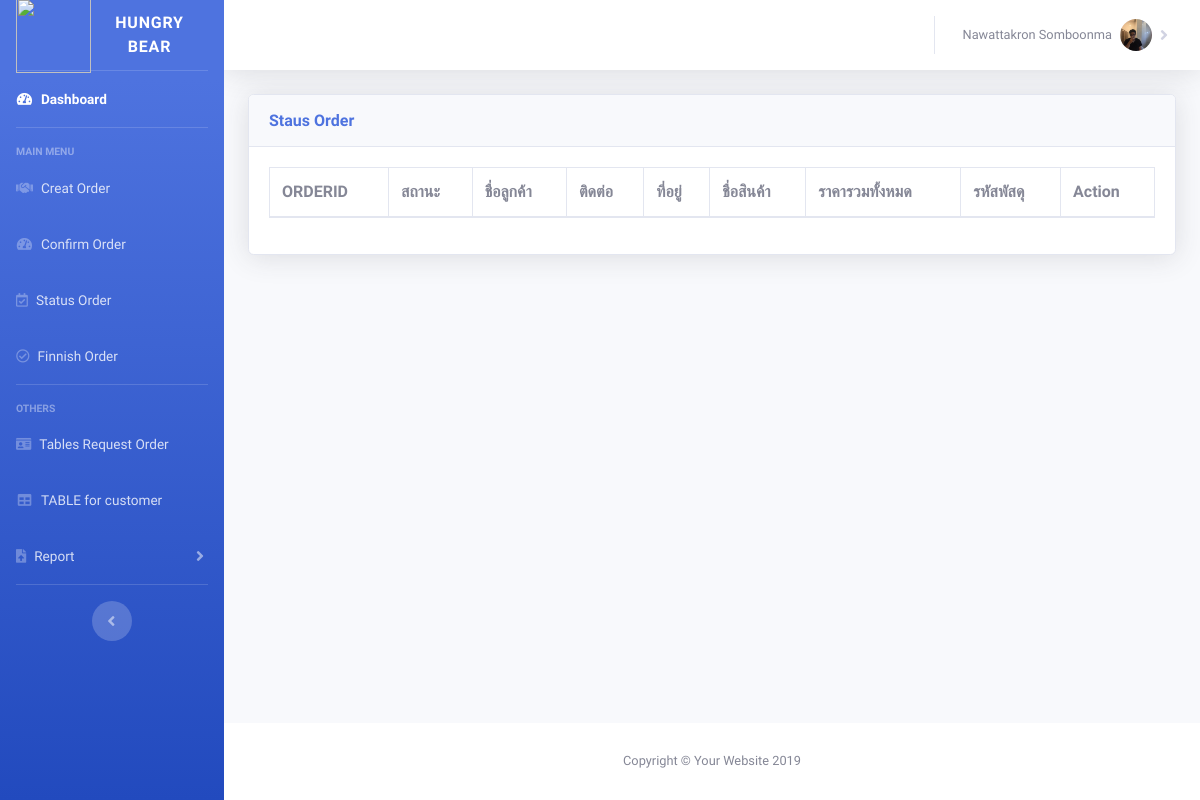
The app's page /statusorder.php, older data.
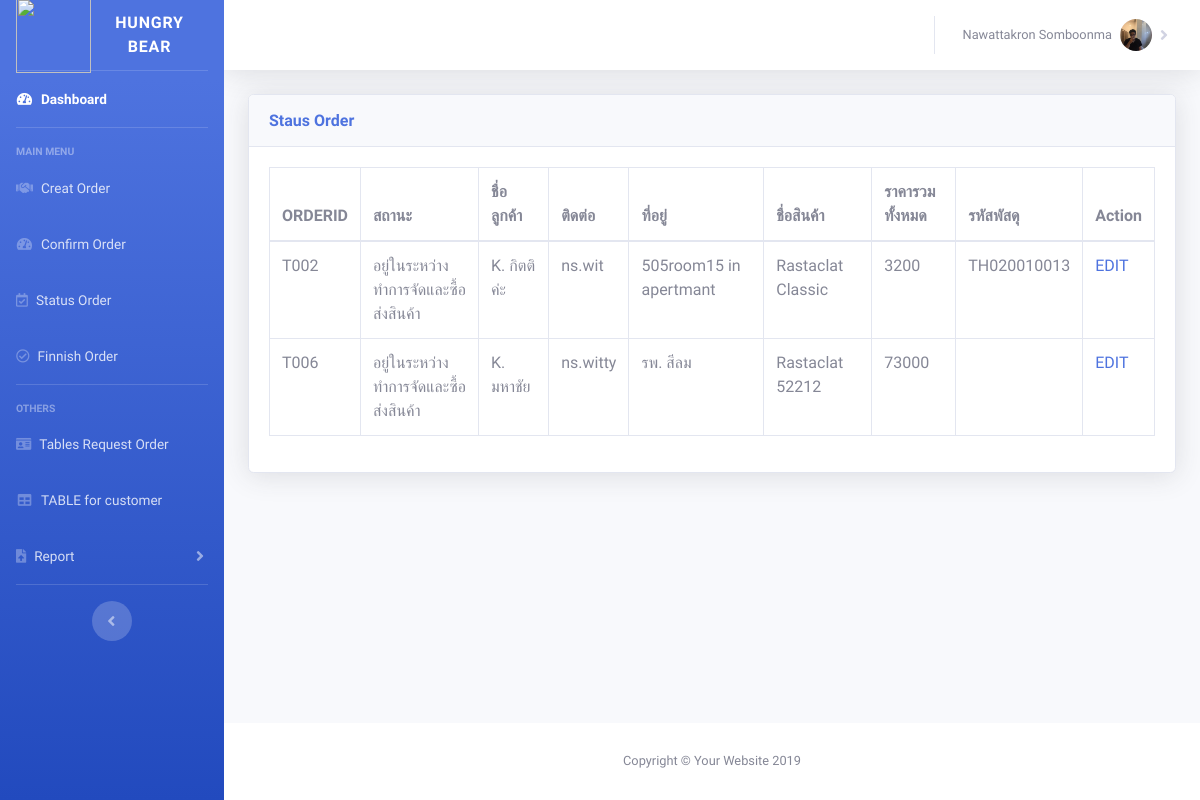
The same page, newer data.
### tables this page shows
CREATE TABLE `orderfence` (
  `orderid` varchar(4) NOT NULL,
  `orderstatus` varchar(50) NOT NULL,
  `ordernamecus` varchar(100) NOT NULL,
  `ordercontact` varchar(100) NOT NULL,
  `orderaddress` varchar(1000) NOT NULL,
  `typepd` varchar(50) NOT NULL,
  `ordernameproduct` varchar(300) NOT NULL,
  `orderpieceproduct` varchar(5) NOT NULL,
  `orderdetailproduct` varchar(1000) NOT NULL,
  `orderservicecharge` varchar(255) NOT NULL,
  `ordertotalprice` varchar(255) NOT NULL,
  `orderdatebuy` date NOT NULL,
  `refundreason` varchar(500) NOT NULL,
  `trackingnumber` varchar(50) NOT NULL
);

### statusorder.php (the view, shortened to what the changed rows need)
<!DOCTYPE html>
<html lang="en">
<head>
    <link href="vendor/fontawesome-free/css/all.min.css" rel="stylesheet" type="text/css">
    <link href="css/sb-admin-2.min.css" rel="stylesheet">
    <link href="vendor/datatables/dataTables.bootstrap4.min.css" rel="stylesheet">
</head>
<body id="page-top">
<div id="wrapper">
    <div id="content-wrapper" class="d-flex flex-column">
        <div id="content">
            <div class="container-fluid">
                <div class="card shadow mb-4">
                    <div class="card-body">
                        <div class="table-responsive">
                            <table class="table table-bordered" id="dataTable" width="100%" >
                                <thead>
                                <tr>
                                    <th>ORDERID</th>
                                    <th>สถานะ</th>
                                    <th>ชื่อลูกค้า</th>
                                    <th>ติดต่อ</th>
                                    <th>ที่อยู่</th>
                                    <th>ชื่อสินค้า</th>
                                    <th>ราคารวมทั้งหมด</th>
                                    <th>รหัสพัสดุ</th>
                                    <th>Action</th>
                                </tr>
                                </thead>
                                <tbody>
                                <?php
                                include('connect.php');
                                $query = "SELECT * FROM orderfence WHERE orderstatus LIKE '%อยู่ในระหว่างทำการจัดและซื้อส่งสินค้า%'" or die("Error:" . mysqli_error());
                                $result = mysqli_query($conn, $query);
                                while($row = mysqli_fetch_array($result)) {
                                    echo "<tr>";
                                    echo "<td>" . $row["orderid"]. "</td>";
                                    echo "<td>" . $row["orderstatus"]. "</td>";
                                    echo "<td>" . $row["ordernamecus"]. "</td>";
                                    echo "<td>" . $row["ordercontact"]. "</td>";
                                    echo "<td>" . $row["orderaddress"]. "</td>";
                                    echo "<td>" . $row["ordernameproduct"]. "</td>";
                                    echo "<td>" . $row["ordertotalprice"]. "</td>";
                                    echo "<td>" . $row["trackingnumber"]. "</td>";
                                    echo "<td><a href='updatestatus.php?orderid=$row[0]'>EDIT</a></td> ";
                                    echo "</tr>";
                                }
                                ?>
                                </tbody>
                            </table>
                        </div>
                    </div>
                </div>
            </div>
        </div>
    </div>
</div>
</body>
</html>

Row changes from the older to the newer data that the page shows:
now on this page (row edited): orderfence: orderid "T002", orderstatus "อยู่ในระหว่างทำการจัดและซื้อส่งสินค้า", ordernamecus "K. กิตติค่ะ", ordercontact "ns.wit", orderaddress "505room15 in apertmant", ordernameproduct "Rastaclat Classic", ordertotalprice "3200", trackingnumber "TH020010013"
now on this page (row edited): orderfence: orderid "T006", orderstatus "อยู่ในระหว่างทำการจัดและซื้อส่งสินค้า", ordernamecus "K. มหาชัย", ordercontact "ns.witty", orderaddress "รพ. สีลม", ordernameproduct "Rastaclat 52212", ordertotalprice "73000"
